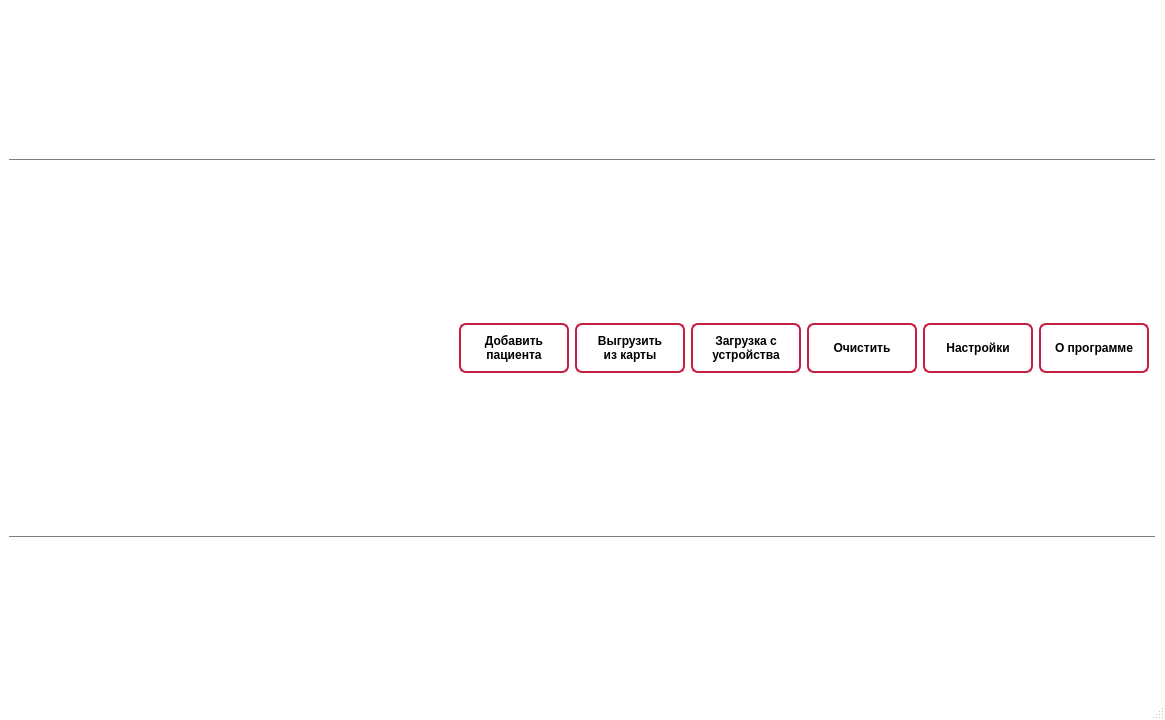
<?xml version="1.0" encoding="UTF-8"?>
<ui version="4.0">
 <class>MainWindow</class>
 <widget class="QMainWindow" name="MainWindow">
  <property name="geometry">
   <rect>
    <x>0</x>
    <y>0</y>
    <width>1165</width>
    <height>720</height>
   </rect>
  </property>
  <property name="palette">
   <palette>
    <active>
     <colorrole role="WindowText">
      <brush brushstyle="SolidPattern">
       <color alpha="255">
        <red>0</red>
        <green>0</green>
        <blue>0</blue>
       </color>
      </brush>
     </colorrole>
     <colorrole role="Button">
      <brush brushstyle="SolidPattern">
       <color alpha="255">
        <red>255</red>
        <green>255</green>
        <blue>255</blue>
       </color>
      </brush>
     </colorrole>
     <colorrole role="Light">
      <brush brushstyle="SolidPattern">
       <color alpha="255">
        <red>255</red>
        <green>255</green>
        <blue>255</blue>
       </color>
      </brush>
     </colorrole>
     <colorrole role="Midlight">
      <brush brushstyle="SolidPattern">
       <color alpha="255">
        <red>255</red>
        <green>255</green>
        <blue>255</blue>
       </color>
      </brush>
     </colorrole>
     <colorrole role="Dark">
      <brush brushstyle="SolidPattern">
       <color alpha="255">
        <red>127</red>
        <green>127</green>
        <blue>127</blue>
       </color>
      </brush>
     </colorrole>
     <colorrole role="Mid">
      <brush brushstyle="SolidPattern">
       <color alpha="255">
        <red>170</red>
        <green>170</green>
        <blue>170</blue>
       </color>
      </brush>
     </colorrole>
     <colorrole role="Text">
      <brush brushstyle="SolidPattern">
       <color alpha="255">
        <red>0</red>
        <green>0</green>
        <blue>0</blue>
       </color>
      </brush>
     </colorrole>
     <colorrole role="BrightText">
      <brush brushstyle="SolidPattern">
       <color alpha="255">
        <red>255</red>
        <green>255</green>
        <blue>255</blue>
       </color>
      </brush>
     </colorrole>
     <colorrole role="ButtonText">
      <brush brushstyle="SolidPattern">
       <color alpha="255">
        <red>0</red>
        <green>0</green>
        <blue>0</blue>
       </color>
      </brush>
     </colorrole>
     <colorrole role="Base">
      <brush brushstyle="SolidPattern">
       <color alpha="255">
        <red>255</red>
        <green>255</green>
        <blue>255</blue>
       </color>
      </brush>
     </colorrole>
     <colorrole role="Window">
      <brush brushstyle="SolidPattern">
       <color alpha="255">
        <red>255</red>
        <green>255</green>
        <blue>255</blue>
       </color>
      </brush>
     </colorrole>
     <colorrole role="Shadow">
      <brush brushstyle="SolidPattern">
       <color alpha="255">
        <red>0</red>
        <green>0</green>
        <blue>0</blue>
       </color>
      </brush>
     </colorrole>
     <colorrole role="AlternateBase">
      <brush brushstyle="SolidPattern">
       <color alpha="255">
        <red>255</red>
        <green>255</green>
        <blue>255</blue>
       </color>
      </brush>
     </colorrole>
     <colorrole role="ToolTipBase">
      <brush brushstyle="SolidPattern">
       <color alpha="255">
        <red>255</red>
        <green>255</green>
        <blue>220</blue>
       </color>
      </brush>
     </colorrole>
     <colorrole role="ToolTipText">
      <brush brushstyle="SolidPattern">
       <color alpha="255">
        <red>0</red>
        <green>0</green>
        <blue>0</blue>
       </color>
      </brush>
     </colorrole>
     <colorrole role="PlaceholderText">
      <brush brushstyle="SolidPattern">
       <color alpha="128">
        <red>0</red>
        <green>0</green>
        <blue>0</blue>
       </color>
      </brush>
     </colorrole>
    </active>
    <inactive>
     <colorrole role="WindowText">
      <brush brushstyle="SolidPattern">
       <color alpha="255">
        <red>0</red>
        <green>0</green>
        <blue>0</blue>
       </color>
      </brush>
     </colorrole>
     <colorrole role="Button">
      <brush brushstyle="SolidPattern">
       <color alpha="255">
        <red>255</red>
        <green>255</green>
        <blue>255</blue>
       </color>
      </brush>
     </colorrole>
     <colorrole role="Light">
      <brush brushstyle="SolidPattern">
       <color alpha="255">
        <red>255</red>
        <green>255</green>
        <blue>255</blue>
       </color>
      </brush>
     </colorrole>
     <colorrole role="Midlight">
      <brush brushstyle="SolidPattern">
       <color alpha="255">
        <red>255</red>
        <green>255</green>
        <blue>255</blue>
       </color>
      </brush>
     </colorrole>
     <colorrole role="Dark">
      <brush brushstyle="SolidPattern">
       <color alpha="255">
        <red>127</red>
        <green>127</green>
        <blue>127</blue>
       </color>
      </brush>
     </colorrole>
     <colorrole role="Mid">
      <brush brushstyle="SolidPattern">
       <color alpha="255">
        <red>170</red>
        <green>170</green>
        <blue>170</blue>
       </color>
      </brush>
     </colorrole>
     <colorrole role="Text">
      <brush brushstyle="SolidPattern">
       <color alpha="255">
        <red>0</red>
        <green>0</green>
        <blue>0</blue>
       </color>
      </brush>
     </colorrole>
     <colorrole role="BrightText">
      <brush brushstyle="SolidPattern">
       <color alpha="255">
        <red>255</red>
        <green>255</green>
        <blue>255</blue>
       </color>
      </brush>
     </colorrole>
     <colorrole role="ButtonText">
      <brush brushstyle="SolidPattern">
       <color alpha="255">
        <red>0</red>
        <green>0</green>
        <blue>0</blue>
       </color>
      </brush>
     </colorrole>
     <colorrole role="Base">
      <brush brushstyle="SolidPattern">
       <color alpha="255">
        <red>255</red>
        <green>255</green>
        <blue>255</blue>
       </color>
      </brush>
     </colorrole>
     <colorrole role="Window">
      <brush brushstyle="SolidPattern">
       <color alpha="255">
        <red>255</red>
        <green>255</green>
        <blue>255</blue>
       </color>
      </brush>
     </colorrole>
     <colorrole role="Shadow">
      <brush brushstyle="SolidPattern">
       <color alpha="255">
        <red>0</red>
        <green>0</green>
        <blue>0</blue>
       </color>
      </brush>
     </colorrole>
     <colorrole role="AlternateBase">
      <brush brushstyle="SolidPattern">
       <color alpha="255">
        <red>255</red>
        <green>255</green>
        <blue>255</blue>
       </color>
      </brush>
     </colorrole>
     <colorrole role="ToolTipBase">
      <brush brushstyle="SolidPattern">
       <color alpha="255">
        <red>255</red>
        <green>255</green>
        <blue>220</blue>
       </color>
      </brush>
     </colorrole>
     <colorrole role="ToolTipText">
      <brush brushstyle="SolidPattern">
       <color alpha="255">
        <red>0</red>
        <green>0</green>
        <blue>0</blue>
       </color>
      </brush>
     </colorrole>
     <colorrole role="PlaceholderText">
      <brush brushstyle="SolidPattern">
       <color alpha="128">
        <red>0</red>
        <green>0</green>
        <blue>0</blue>
       </color>
      </brush>
     </colorrole>
    </inactive>
    <disabled>
     <colorrole role="WindowText">
      <brush brushstyle="SolidPattern">
       <color alpha="255">
        <red>127</red>
        <green>127</green>
        <blue>127</blue>
       </color>
      </brush>
     </colorrole>
     <colorrole role="Button">
      <brush brushstyle="SolidPattern">
       <color alpha="255">
        <red>255</red>
        <green>255</green>
        <blue>255</blue>
       </color>
      </brush>
     </colorrole>
     <colorrole role="Light">
      <brush brushstyle="SolidPattern">
       <color alpha="255">
        <red>255</red>
        <green>255</green>
        <blue>255</blue>
       </color>
      </brush>
     </colorrole>
     <colorrole role="Midlight">
      <brush brushstyle="SolidPattern">
       <color alpha="255">
        <red>255</red>
        <green>255</green>
        <blue>255</blue>
       </color>
      </brush>
     </colorrole>
     <colorrole role="Dark">
      <brush brushstyle="SolidPattern">
       <color alpha="255">
        <red>127</red>
        <green>127</green>
        <blue>127</blue>
       </color>
      </brush>
     </colorrole>
     <colorrole role="Mid">
      <brush brushstyle="SolidPattern">
       <color alpha="255">
        <red>170</red>
        <green>170</green>
        <blue>170</blue>
       </color>
      </brush>
     </colorrole>
     <colorrole role="Text">
      <brush brushstyle="SolidPattern">
       <color alpha="255">
        <red>127</red>
        <green>127</green>
        <blue>127</blue>
       </color>
      </brush>
     </colorrole>
     <colorrole role="BrightText">
      <brush brushstyle="SolidPattern">
       <color alpha="255">
        <red>255</red>
        <green>255</green>
        <blue>255</blue>
       </color>
      </brush>
     </colorrole>
     <colorrole role="ButtonText">
      <brush brushstyle="SolidPattern">
       <color alpha="255">
        <red>127</red>
        <green>127</green>
        <blue>127</blue>
       </color>
      </brush>
     </colorrole>
     <colorrole role="Base">
      <brush brushstyle="SolidPattern">
       <color alpha="255">
        <red>255</red>
        <green>255</green>
        <blue>255</blue>
       </color>
      </brush>
     </colorrole>
     <colorrole role="Window">
      <brush brushstyle="SolidPattern">
       <color alpha="255">
        <red>255</red>
        <green>255</green>
        <blue>255</blue>
       </color>
      </brush>
     </colorrole>
     <colorrole role="Shadow">
      <brush brushstyle="SolidPattern">
       <color alpha="255">
        <red>0</red>
        <green>0</green>
        <blue>0</blue>
       </color>
      </brush>
     </colorrole>
     <colorrole role="AlternateBase">
      <brush brushstyle="SolidPattern">
       <color alpha="255">
        <red>255</red>
        <green>255</green>
        <blue>255</blue>
       </color>
      </brush>
     </colorrole>
     <colorrole role="ToolTipBase">
      <brush brushstyle="SolidPattern">
       <color alpha="255">
        <red>255</red>
        <green>255</green>
        <blue>220</blue>
       </color>
      </brush>
     </colorrole>
     <colorrole role="ToolTipText">
      <brush brushstyle="SolidPattern">
       <color alpha="255">
        <red>0</red>
        <green>0</green>
        <blue>0</blue>
       </color>
      </brush>
     </colorrole>
     <colorrole role="PlaceholderText">
      <brush brushstyle="SolidPattern">
       <color alpha="128">
        <red>0</red>
        <green>0</green>
        <blue>0</blue>
       </color>
      </brush>
     </colorrole>
    </disabled>
   </palette>
  </property>
  <property name="windowTitle">
   <string>Heartana</string>
  </property>
  <property name="toolButtonStyle">
   <enum>Qt::ToolButtonIconOnly</enum>
  </property>
  <widget class="QWidget" name="centralwidget">
   <layout class="QVBoxLayout" name="verticalLayout">
    <item>
     <widget class="QFrame" name="frame">
      <property name="sizePolicy">
       <sizepolicy hsizetype="Expanding" vsizetype="Fixed">
        <horstretch>0</horstretch>
        <verstretch>0</verstretch>
       </sizepolicy>
      </property>
      <property name="frameShape">
       <enum>QFrame::HLine</enum>
      </property>
      <property name="frameShadow">
       <enum>QFrame::Raised</enum>
      </property>
     </widget>
    </item>
    <item>
     <layout class="QHBoxLayout" name="horizontalLayout">
      <property name="leftMargin">
       <number>7</number>
      </property>
      <property name="topMargin">
       <number>7</number>
      </property>
      <property name="rightMargin">
       <number>7</number>
      </property>
      <property name="bottomMargin">
       <number>7</number>
      </property>
      <item>
       <widget class="QLabel" name="label">
        <property name="text">
         <string/>
        </property>
        <property name="pixmap">
         <pixmap resource="resources.qrc">:/images/logo.png</pixmap>
        </property>
       </widget>
      </item>
      <item>
       <spacer name="horizontalSpacer_2">
        <property name="orientation">
         <enum>Qt::Horizontal</enum>
        </property>
        <property name="sizeHint" stdset="0">
         <size>
          <width>40</width>
          <height>20</height>
         </size>
        </property>
       </spacer>
      </item>
      <item>
       <widget class="QPushButton" name="addButton">
        <property name="sizePolicy">
         <sizepolicy hsizetype="Expanding" vsizetype="Fixed">
          <horstretch>0</horstretch>
          <verstretch>0</verstretch>
         </sizepolicy>
        </property>
        <property name="minimumSize">
         <size>
          <width>110</width>
          <height>50</height>
         </size>
        </property>
        <property name="maximumSize">
         <size>
          <width>100</width>
          <height>16777215</height>
         </size>
        </property>
        <property name="font">
         <font>
          <weight>75</weight>
          <bold>true</bold>
         </font>
        </property>
        <property name="styleSheet">
         <string notr="true">background-color: rgb(255, 255, 255);
color: rgb(0, 0, 0);
                          border-style: inset;
                          border-style: outset;
                          border-width: 1px;
                           border: 2px solid #c61e40;
                          border-radius: 7px;
                         
                

 
                

 </string>
        </property>
        <property name="text">
         <string>Добавить
пациента</string>
        </property>
        <property name="icon">
         <iconset resource="resources.qrc">
          <normaloff>:/images/add.ico</normaloff>:/images/add.ico</iconset>
        </property>
        <property name="iconSize">
         <size>
          <width>30</width>
          <height>30</height>
         </size>
        </property>
       </widget>
      </item>
      <item>
       <widget class="QPushButton" name="SDButton">
        <property name="sizePolicy">
         <sizepolicy hsizetype="Fixed" vsizetype="Fixed">
          <horstretch>0</horstretch>
          <verstretch>0</verstretch>
         </sizepolicy>
        </property>
        <property name="minimumSize">
         <size>
          <width>110</width>
          <height>50</height>
         </size>
        </property>
        <property name="font">
         <font>
          <weight>75</weight>
          <bold>true</bold>
         </font>
        </property>
        <property name="styleSheet">
         <string notr="true">background-color: rgb(255, 255, 255);
color: rgb(0, 0, 0);
                          border-style: inset;
                          border-style: outset;
                          border-width: 1px;
                           border: 2px solid #c61e40;
                          border-radius: 7px;
                         
                

 </string>
        </property>
        <property name="text">
         <string>Выгрузить 
из карты</string>
        </property>
        <property name="icon">
         <iconset resource="resources.qrc">
          <normaloff>:/images/sd card.png</normaloff>:/images/sd card.png</iconset>
        </property>
        <property name="iconSize">
         <size>
          <width>30</width>
          <height>30</height>
         </size>
        </property>
       </widget>
      </item>
      <item>
       <widget class="QPushButton" name="downloadButton">
        <property name="sizePolicy">
         <sizepolicy hsizetype="Expanding" vsizetype="Fixed">
          <horstretch>0</horstretch>
          <verstretch>0</verstretch>
         </sizepolicy>
        </property>
        <property name="minimumSize">
         <size>
          <width>110</width>
          <height>50</height>
         </size>
        </property>
        <property name="maximumSize">
         <size>
          <width>100</width>
          <height>16777215</height>
         </size>
        </property>
        <property name="font">
         <font>
          <weight>75</weight>
          <bold>true</bold>
         </font>
        </property>
        <property name="styleSheet">
         <string notr="true">background-color: rgb(255, 255, 255);
color: rgb(0, 0, 0);
                          border-style: inset;
                          border-style: outset;
                          border-width: 1px;
                           border: 2px solid #c61e40;
                          border-radius: 7px;
                         
                

 
                

 </string>
        </property>
        <property name="text">
         <string>Загрузка с
устройства</string>
        </property>
        <property name="icon">
         <iconset resource="resources.qrc">
          <normaloff>:/images/download.ico</normaloff>:/images/download.ico</iconset>
        </property>
        <property name="iconSize">
         <size>
          <width>30</width>
          <height>30</height>
         </size>
        </property>
       </widget>
      </item>
      <item>
       <widget class="QPushButton" name="reZeroButton">
        <property name="sizePolicy">
         <sizepolicy hsizetype="Expanding" vsizetype="Fixed">
          <horstretch>0</horstretch>
          <verstretch>0</verstretch>
         </sizepolicy>
        </property>
        <property name="minimumSize">
         <size>
          <width>110</width>
          <height>50</height>
         </size>
        </property>
        <property name="maximumSize">
         <size>
          <width>100</width>
          <height>16777215</height>
         </size>
        </property>
        <property name="palette">
         <palette>
          <active>
           <colorrole role="WindowText">
            <brush brushstyle="SolidPattern">
             <color alpha="255">
              <red>0</red>
              <green>0</green>
              <blue>0</blue>
             </color>
            </brush>
           </colorrole>
           <colorrole role="Button">
            <brush brushstyle="SolidPattern">
             <color alpha="255">
              <red>255</red>
              <green>255</green>
              <blue>255</blue>
             </color>
            </brush>
           </colorrole>
           <colorrole role="Text">
            <brush brushstyle="SolidPattern">
             <color alpha="255">
              <red>0</red>
              <green>0</green>
              <blue>0</blue>
             </color>
            </brush>
           </colorrole>
           <colorrole role="ButtonText">
            <brush brushstyle="SolidPattern">
             <color alpha="255">
              <red>0</red>
              <green>0</green>
              <blue>0</blue>
             </color>
            </brush>
           </colorrole>
           <colorrole role="Base">
            <brush brushstyle="SolidPattern">
             <color alpha="255">
              <red>255</red>
              <green>255</green>
              <blue>255</blue>
             </color>
            </brush>
           </colorrole>
           <colorrole role="Window">
            <brush brushstyle="SolidPattern">
             <color alpha="255">
              <red>255</red>
              <green>255</green>
              <blue>255</blue>
             </color>
            </brush>
           </colorrole>
           <colorrole role="PlaceholderText">
            <brush brushstyle="NoBrush">
             <color alpha="128">
              <red>0</red>
              <green>0</green>
              <blue>0</blue>
             </color>
            </brush>
           </colorrole>
          </active>
          <inactive>
           <colorrole role="WindowText">
            <brush brushstyle="SolidPattern">
             <color alpha="255">
              <red>0</red>
              <green>0</green>
              <blue>0</blue>
             </color>
            </brush>
           </colorrole>
           <colorrole role="Button">
            <brush brushstyle="SolidPattern">
             <color alpha="255">
              <red>255</red>
              <green>255</green>
              <blue>255</blue>
             </color>
            </brush>
           </colorrole>
           <colorrole role="Text">
            <brush brushstyle="SolidPattern">
             <color alpha="255">
              <red>0</red>
              <green>0</green>
              <blue>0</blue>
             </color>
            </brush>
           </colorrole>
           <colorrole role="ButtonText">
            <brush brushstyle="SolidPattern">
             <color alpha="255">
              <red>0</red>
              <green>0</green>
              <blue>0</blue>
             </color>
            </brush>
           </colorrole>
           <colorrole role="Base">
            <brush brushstyle="SolidPattern">
             <color alpha="255">
              <red>255</red>
              <green>255</green>
              <blue>255</blue>
             </color>
            </brush>
           </colorrole>
           <colorrole role="Window">
            <brush brushstyle="SolidPattern">
             <color alpha="255">
              <red>255</red>
              <green>255</green>
              <blue>255</blue>
             </color>
            </brush>
           </colorrole>
           <colorrole role="PlaceholderText">
            <brush brushstyle="NoBrush">
             <color alpha="128">
              <red>0</red>
              <green>0</green>
              <blue>0</blue>
             </color>
            </brush>
           </colorrole>
          </inactive>
          <disabled>
           <colorrole role="WindowText">
            <brush brushstyle="SolidPattern">
             <color alpha="255">
              <red>0</red>
              <green>0</green>
              <blue>0</blue>
             </color>
            </brush>
           </colorrole>
           <colorrole role="Button">
            <brush brushstyle="SolidPattern">
             <color alpha="255">
              <red>255</red>
              <green>255</green>
              <blue>255</blue>
             </color>
            </brush>
           </colorrole>
           <colorrole role="Text">
            <brush brushstyle="SolidPattern">
             <color alpha="255">
              <red>0</red>
              <green>0</green>
              <blue>0</blue>
             </color>
            </brush>
           </colorrole>
           <colorrole role="ButtonText">
            <brush brushstyle="SolidPattern">
             <color alpha="255">
              <red>0</red>
              <green>0</green>
              <blue>0</blue>
             </color>
            </brush>
           </colorrole>
           <colorrole role="Base">
            <brush brushstyle="SolidPattern">
             <color alpha="255">
              <red>255</red>
              <green>255</green>
              <blue>255</blue>
             </color>
            </brush>
           </colorrole>
           <colorrole role="Window">
            <brush brushstyle="SolidPattern">
             <color alpha="255">
              <red>255</red>
              <green>255</green>
              <blue>255</blue>
             </color>
            </brush>
           </colorrole>
           <colorrole role="PlaceholderText">
            <brush brushstyle="NoBrush">
             <color alpha="128">
              <red>0</red>
              <green>0</green>
              <blue>0</blue>
             </color>
            </brush>
           </colorrole>
          </disabled>
         </palette>
        </property>
        <property name="font">
         <font>
          <weight>75</weight>
          <bold>true</bold>
         </font>
        </property>
        <property name="styleSheet">
         <string notr="true">background-color: rgb(255, 255, 255);
color: rgb(0, 0, 0);
                          border-style: inset;
                          border-style: outset;
                          border-width: 1px;
                           border: 2px solid #c61e40;
                          border-radius: 7px;
                         
                

 
                

 </string>
        </property>
        <property name="text">
         <string>Очистить</string>
        </property>
        <property name="icon">
         <iconset resource="resources.qrc">
          <normaloff>:/images/reZero.ico</normaloff>:/images/reZero.ico</iconset>
        </property>
        <property name="iconSize">
         <size>
          <width>30</width>
          <height>30</height>
         </size>
        </property>
       </widget>
      </item>
      <item>
       <widget class="QPushButton" name="settingButton">
        <property name="sizePolicy">
         <sizepolicy hsizetype="Expanding" vsizetype="Fixed">
          <horstretch>0</horstretch>
          <verstretch>0</verstretch>
         </sizepolicy>
        </property>
        <property name="minimumSize">
         <size>
          <width>110</width>
          <height>50</height>
         </size>
        </property>
        <property name="maximumSize">
         <size>
          <width>100</width>
          <height>16777215</height>
         </size>
        </property>
        <property name="font">
         <font>
          <weight>75</weight>
          <bold>true</bold>
         </font>
        </property>
        <property name="styleSheet">
         <string notr="true">background-color: rgb(255, 255, 255);
color: rgb(0, 0, 0);
                          border-style: inset;
                          border-style: outset;
                          border-width: 1px;
                           border: 2px solid #c61e40;
                          border-radius: 7px;
                         
                

 
                

 </string>
        </property>
        <property name="text">
         <string>Настройки</string>
        </property>
        <property name="icon">
         <iconset resource="resources.qrc">
          <normaloff>:/images/сhanges.ico</normaloff>:/images/сhanges.ico</iconset>
        </property>
        <property name="iconSize">
         <size>
          <width>30</width>
          <height>30</height>
         </size>
        </property>
       </widget>
      </item>
      <item>
       <widget class="QPushButton" name="aboutButton">
        <property name="sizePolicy">
         <sizepolicy hsizetype="Expanding" vsizetype="Fixed">
          <horstretch>0</horstretch>
          <verstretch>0</verstretch>
         </sizepolicy>
        </property>
        <property name="minimumSize">
         <size>
          <width>110</width>
          <height>50</height>
         </size>
        </property>
        <property name="maximumSize">
         <size>
          <width>100</width>
          <height>16777215</height>
         </size>
        </property>
        <property name="font">
         <font>
          <weight>75</weight>
          <bold>true</bold>
         </font>
        </property>
        <property name="styleSheet">
         <string notr="true">background-color: rgb(255, 255, 255);
color: rgb(0, 0, 0);
                          border-style: inset;
                          border-style: outset;
                          border-width: 1px;
                           border: 2px solid #c61e40;
                          border-radius: 7px;
                         
                

 
                

 </string>
        </property>
        <property name="text">
         <string>О программе</string>
        </property>
        <property name="icon">
         <iconset resource="resources.qrc">
          <normaloff>:/images/team.ico</normaloff>:/images/team.ico</iconset>
        </property>
        <property name="iconSize">
         <size>
          <width>30</width>
          <height>30</height>
         </size>
        </property>
       </widget>
      </item>
     </layout>
    </item>
    <item>
     <widget class="QFrame" name="frame_2">
      <property name="sizePolicy">
       <sizepolicy hsizetype="Expanding" vsizetype="Fixed">
        <horstretch>0</horstretch>
        <verstretch>0</verstretch>
       </sizepolicy>
      </property>
      <property name="frameShape">
       <enum>QFrame::HLine</enum>
      </property>
      <property name="frameShadow">
       <enum>QFrame::Raised</enum>
      </property>
     </widget>
    </item>
    <item>
     <layout class="QGridLayout" name="gridLayout"/>
    </item>
   </layout>
  </widget>
  <widget class="QMenuBar" name="menubar">
   <property name="geometry">
    <rect>
     <x>0</x>
     <y>0</y>
     <width>1165</width>
     <height>20</height>
    </rect>
   </property>
  </widget>
  <widget class="QStatusBar" name="statusbar"/>
 </widget>
 <resources>
  <include location="resources.qrc"/>
 </resources>
 <connections/>
</ui>
